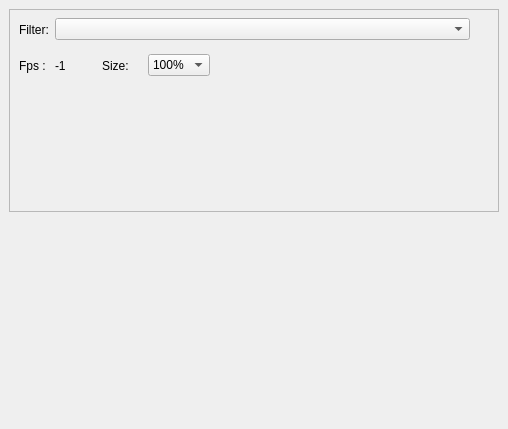
<?xml version="1.0" encoding="UTF-8"?>
<ui version="4.0">
 <class>WinViewer</class>
 <widget class="QDockWidget" name="WinViewer">
  <property name="geometry">
   <rect>
    <x>0</x>
    <y>0</y>
    <width>508</width>
    <height>429</height>
   </rect>
  </property>
  <property name="sizePolicy">
   <sizepolicy hsizetype="Preferred" vsizetype="Preferred">
    <horstretch>0</horstretch>
    <verstretch>0</verstretch>
   </sizepolicy>
  </property>
  <property name="minimumSize">
   <size>
    <width>508</width>
    <height>429</height>
   </size>
  </property>
  <property name="windowTitle">
   <string>WinViewer</string>
  </property>
  <widget class="QWidget" name="dockWidgetContents">
   <layout class="QVBoxLayout" name="verticalLayout">
    <item>
     <widget class="QFrame" name="frame">
      <property name="sizePolicy">
       <sizepolicy hsizetype="Minimum" vsizetype="Minimum">
        <horstretch>0</horstretch>
        <verstretch>0</verstretch>
       </sizepolicy>
      </property>
      <property name="minimumSize">
       <size>
        <width>400</width>
        <height>80</height>
       </size>
      </property>
      <property name="frameShape">
       <enum>QFrame::StyledPanel</enum>
      </property>
      <property name="frameShadow">
       <enum>QFrame::Raised</enum>
      </property>
      <widget class="QWidget" name="">
       <property name="geometry">
        <rect>
         <x>0</x>
         <y>0</y>
         <width>461</width>
         <height>41</height>
        </rect>
       </property>
       <layout class="QHBoxLayout" name="horizontalLayout">
        <property name="leftMargin">
         <number>10</number>
        </property>
        <item>
         <widget class="QLabel" name="label">
          <property name="maximumSize">
           <size>
            <width>50</width>
            <height>16777215</height>
           </size>
          </property>
          <property name="text">
           <string>Filter:</string>
          </property>
         </widget>
        </item>
        <item>
         <widget class="QComboBox" name="filterComboBox">
          <property name="sizePolicy">
           <sizepolicy hsizetype="Expanding" vsizetype="Fixed">
            <horstretch>0</horstretch>
            <verstretch>0</verstretch>
           </sizepolicy>
          </property>
          <property name="minimumSize">
           <size>
            <width>0</width>
            <height>0</height>
           </size>
          </property>
         </widget>
        </item>
       </layout>
      </widget>
      <widget class="QWidget" name="">
       <property name="geometry">
        <rect>
         <x>0</x>
         <y>40</y>
         <width>201</width>
         <height>33</height>
        </rect>
       </property>
       <layout class="QHBoxLayout" name="horizontalLayout_2">
        <property name="leftMargin">
         <number>10</number>
        </property>
        <item>
         <widget class="QLabel" name="label_3">
          <property name="sizePolicy">
           <sizepolicy hsizetype="Maximum" vsizetype="Preferred">
            <horstretch>0</horstretch>
            <verstretch>0</verstretch>
           </sizepolicy>
          </property>
          <property name="text">
           <string>Fps : </string>
          </property>
         </widget>
        </item>
        <item>
         <widget class="QLabel" name="lbl_fps">
          <property name="text">
           <string>-1</string>
          </property>
         </widget>
        </item>
        <item>
         <widget class="QLabel" name="label_2">
          <property name="maximumSize">
           <size>
            <width>40</width>
            <height>16777215</height>
           </size>
          </property>
          <property name="text">
           <string>Size:</string>
          </property>
         </widget>
        </item>
        <item>
         <widget class="QComboBox" name="sizeComboBox">
          <property name="maximumSize">
           <size>
            <width>100</width>
            <height>16777215</height>
           </size>
          </property>
          <property name="currentIndex">
           <number>5</number>
          </property>
          <item>
           <property name="text">
            <string>25%</string>
           </property>
          </item>
          <item>
           <property name="text">
            <string>50%</string>
           </property>
          </item>
          <item>
           <property name="text">
            <string>60%</string>
           </property>
          </item>
          <item>
           <property name="text">
            <string>75%</string>
           </property>
          </item>
          <item>
           <property name="text">
            <string>85%</string>
           </property>
          </item>
          <item>
           <property name="text">
            <string>100%</string>
           </property>
          </item>
          <item>
           <property name="text">
            <string>125%</string>
           </property>
          </item>
          <item>
           <property name="text">
            <string>150%</string>
           </property>
          </item>
          <item>
           <property name="text">
            <string>200%</string>
           </property>
          </item>
          <item>
           <property name="text">
            <string>300%</string>
           </property>
          </item>
         </widget>
        </item>
       </layout>
      </widget>
     </widget>
    </item>
    <item>
     <widget class="QLabel" name="imageLabel">
      <property name="enabled">
       <bool>true</bool>
      </property>
      <property name="minimumSize">
       <size>
        <width>0</width>
        <height>0</height>
       </size>
      </property>
      <property name="maximumSize">
       <size>
        <width>16777215</width>
        <height>16777215</height>
       </size>
      </property>
      <property name="text">
       <string/>
      </property>
     </widget>
    </item>
   </layout>
  </widget>
 </widget>
 <resources/>
 <connections/>
</ui>
